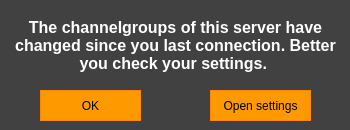
<?xml version="1.0" encoding="UTF-8"?>
<ui version="4.0">
 <class>Dialog</class>
 <widget class="QWidget" name="Dialog">
  <property name="geometry">
   <rect>
    <x>0</x>
    <y>0</y>
    <width>350</width>
    <height>130</height>
   </rect>
  </property>
  <property name="sizePolicy">
   <sizepolicy hsizetype="Fixed" vsizetype="Fixed">
    <horstretch>0</horstretch>
    <verstretch>0</verstretch>
   </sizepolicy>
  </property>
  <property name="minimumSize">
   <size>
    <width>350</width>
    <height>130</height>
   </size>
  </property>
  <property name="maximumSize">
   <size>
    <width>350</width>
    <height>130</height>
   </size>
  </property>
  <property name="windowTitle">
   <string>Dialog</string>
  </property>
  <property name="styleSheet">
   <string notr="true">background-color: rgb(65, 65, 65);

color: #ffffff;</string>
  </property>
  <widget class="QLabel" name="label_10">
   <property name="geometry">
    <rect>
     <x>10</x>
     <y>10</y>
     <width>331</width>
     <height>71</height>
    </rect>
   </property>
   <property name="sizePolicy">
    <sizepolicy hsizetype="Fixed" vsizetype="Fixed">
     <horstretch>0</horstretch>
     <verstretch>0</verstretch>
    </sizepolicy>
   </property>
   <property name="font">
    <font>
     <pointsize>12</pointsize>
     <weight>75</weight>
     <bold>true</bold>
    </font>
   </property>
   <property name="text">
    <string>&lt;html&gt;&lt;head/&gt;&lt;body&gt;&lt;p align=&quot;center&quot;&gt;The channelgroups of this server have changed since you last connection. Better you check your settings. &lt;/p&gt;&lt;/body&gt;&lt;/html&gt;</string>
   </property>
   <property name="wordWrap">
    <bool>true</bool>
   </property>
  </widget>
  <widget class="QPushButton" name="ui_btn_ok">
   <property name="geometry">
    <rect>
     <x>40</x>
     <y>90</y>
     <width>101</width>
     <height>31</height>
    </rect>
   </property>
   <property name="sizePolicy">
    <sizepolicy hsizetype="Fixed" vsizetype="Fixed">
     <horstretch>0</horstretch>
     <verstretch>0</verstretch>
    </sizepolicy>
   </property>
   <property name="cursor">
    <cursorShape>PointingHandCursor</cursorShape>
   </property>
   <property name="styleSheet">
    <string notr="true">background-color: rgb(255, 153, 0);
color: black;
border: 1px solid rgb(255, 133, 10);</string>
   </property>
   <property name="text">
    <string>OK</string>
   </property>
  </widget>
  <widget class="QPushButton" name="ui_btn_settings">
   <property name="geometry">
    <rect>
     <x>210</x>
     <y>90</y>
     <width>101</width>
     <height>31</height>
    </rect>
   </property>
   <property name="sizePolicy">
    <sizepolicy hsizetype="Fixed" vsizetype="Fixed">
     <horstretch>0</horstretch>
     <verstretch>0</verstretch>
    </sizepolicy>
   </property>
   <property name="cursor">
    <cursorShape>PointingHandCursor</cursorShape>
   </property>
   <property name="styleSheet">
    <string notr="true">background-color: rgb(255, 153, 0);
color: black;
border: 1px solid rgb(255, 133, 10);</string>
   </property>
   <property name="text">
    <string>Open settings</string>
   </property>
  </widget>
 </widget>
 <resources/>
 <connections/>
</ui>
